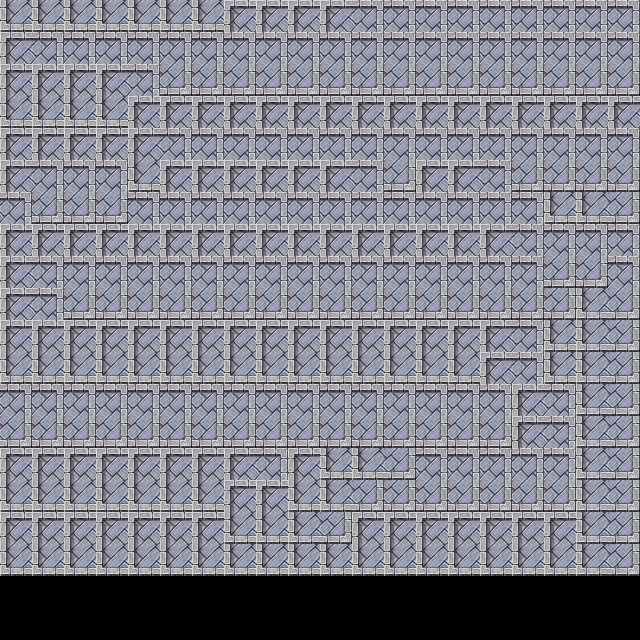

Below is a game level as drawn by its tile map, then a one-line description and the .tmx that defines it (tile-layer data replaced by summaries):
An orthogonal 20x20 tile map with 32x32 px tiles, 1 tile layer (Capa de Patrones 1).

<map version="1.0" orientation="orthogonal" renderorder="right-down" width="20" height="20" tilewidth="32" tileheight="32" nextobjectid="1">
 <tileset firstgid="1" name="tilea2" tilewidth="32" tileheight="32" tilecount="192">
  <image source="tilea2.png" width="512" height="384" />
 </tileset>
 <layer name="Capa de Patrones 1" width="20" height="20">
  <data>[400 cells, 360 non-empty, 4 distinct tile ids]</data>
 </layer>
</map>
